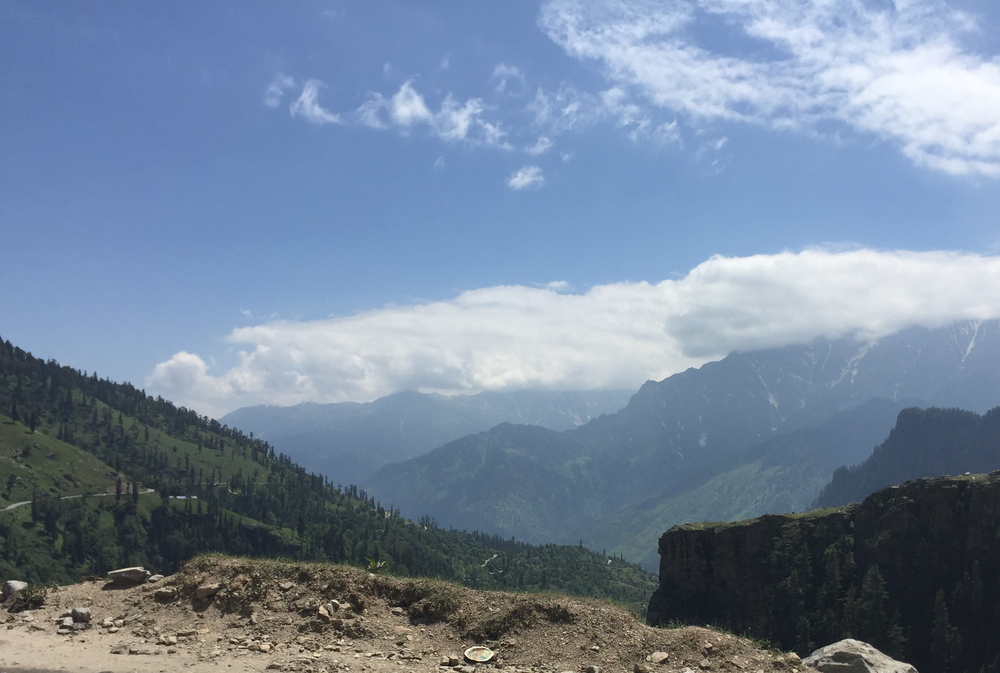
#> input picture COE/Colour_variations_and_intensities/landscape.png, 1000 x 673 px, shrunk from 2700 x 1818 before the run
$ jupyter execute 'color_variation_and _intensities.ipynb'
#> lines starting #> are read from the running program, lines starting #| are printed output that depends on the picture
[cell 1]
import cv2
import numpy as np
import matplotlib.pyplot as plt

[cell 2]
def plot_histogram(image_path):
    # Load the image
#> called with image_path = 'landscape.png'
    image = cv2.imread(image_path)
#> image is the input picture: shape (673, 1000, 3); mean B, G, R 156.3, 134.2, 116.8

    # Split the image into its color channels
    channels = cv2.split(image)
    colors = ("b", "g", "r")
    channel_names = ("Blue", "Green", "Red")

    plt.figure()
    plt.title("Color Histogram")
    plt.xlabel("Bins")
    plt.ylabel("Number of Pixels")

    # Calculate and plot the histogram for each color channel
    for (channel, color, name) in zip(channels, colors, channel_names):
        hist = cv2.calcHist([channel], [0], None, [256], [0, 256])
        plt.plot(hist, color=color, label=name)
        plt.xlim([0, 256])
#> this loop made 3 passes
#> (color, name) on passes 1 to 3: ('b', 'Blue'), ('g', 'Green'), ('r', 'Red')

    # plt.legend()
    plt.show()
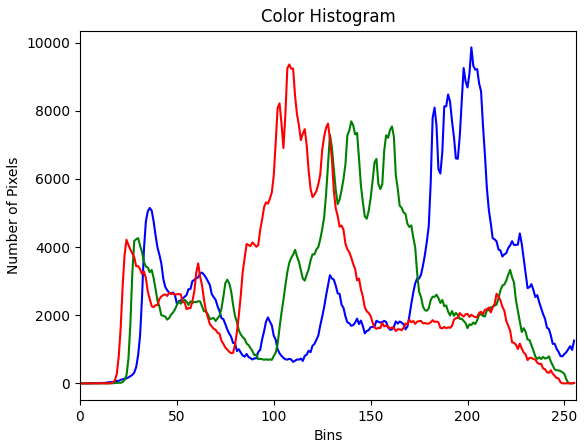
#> figure drawn by matplotlib, 1 panel; curve peaks at x = 202, y = 9858; curve peaks at x = 140, y = 7688; curve peaks at x = 108, y = 9357

# Example usage
image_path = "landscape.png"
plot_histogram(image_path)
